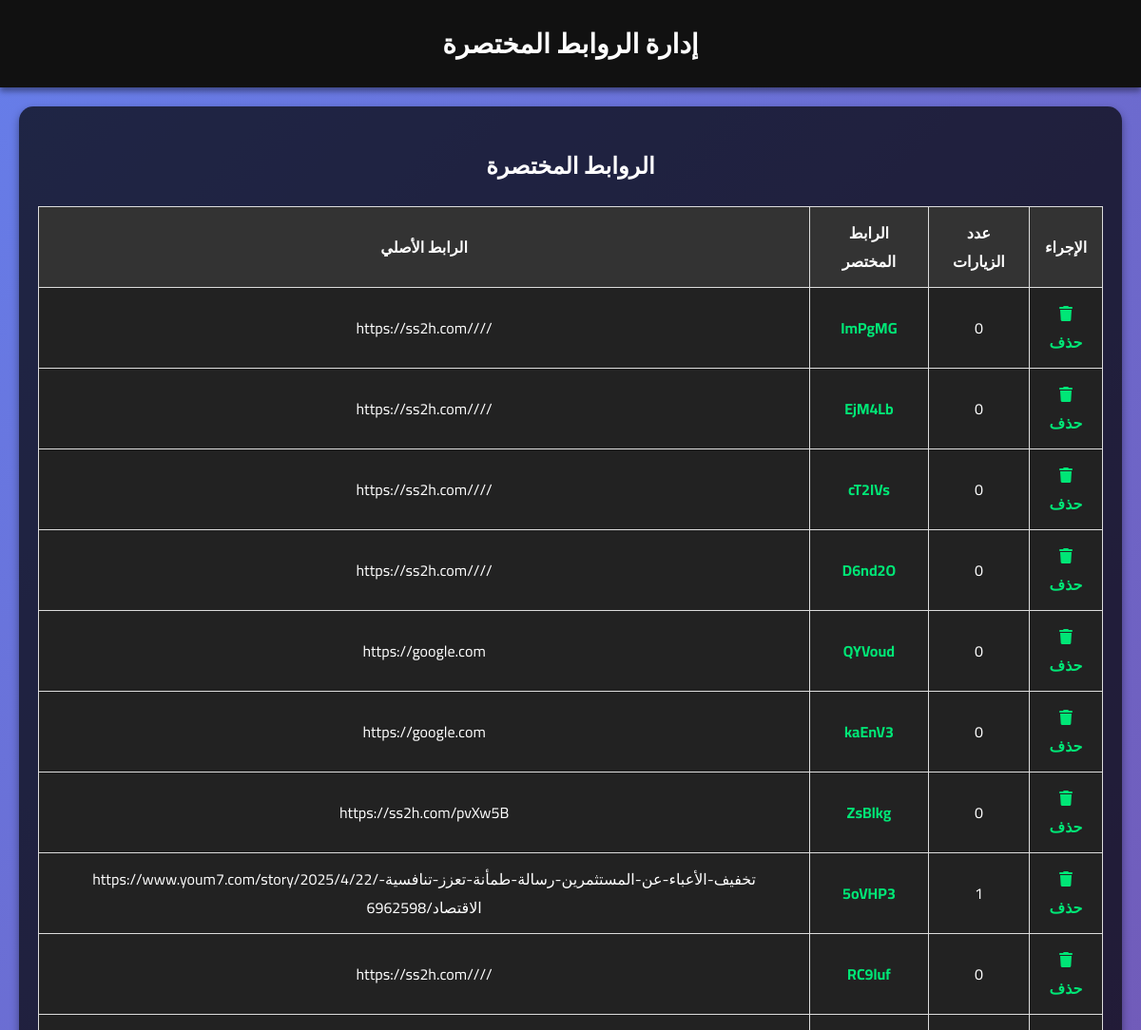
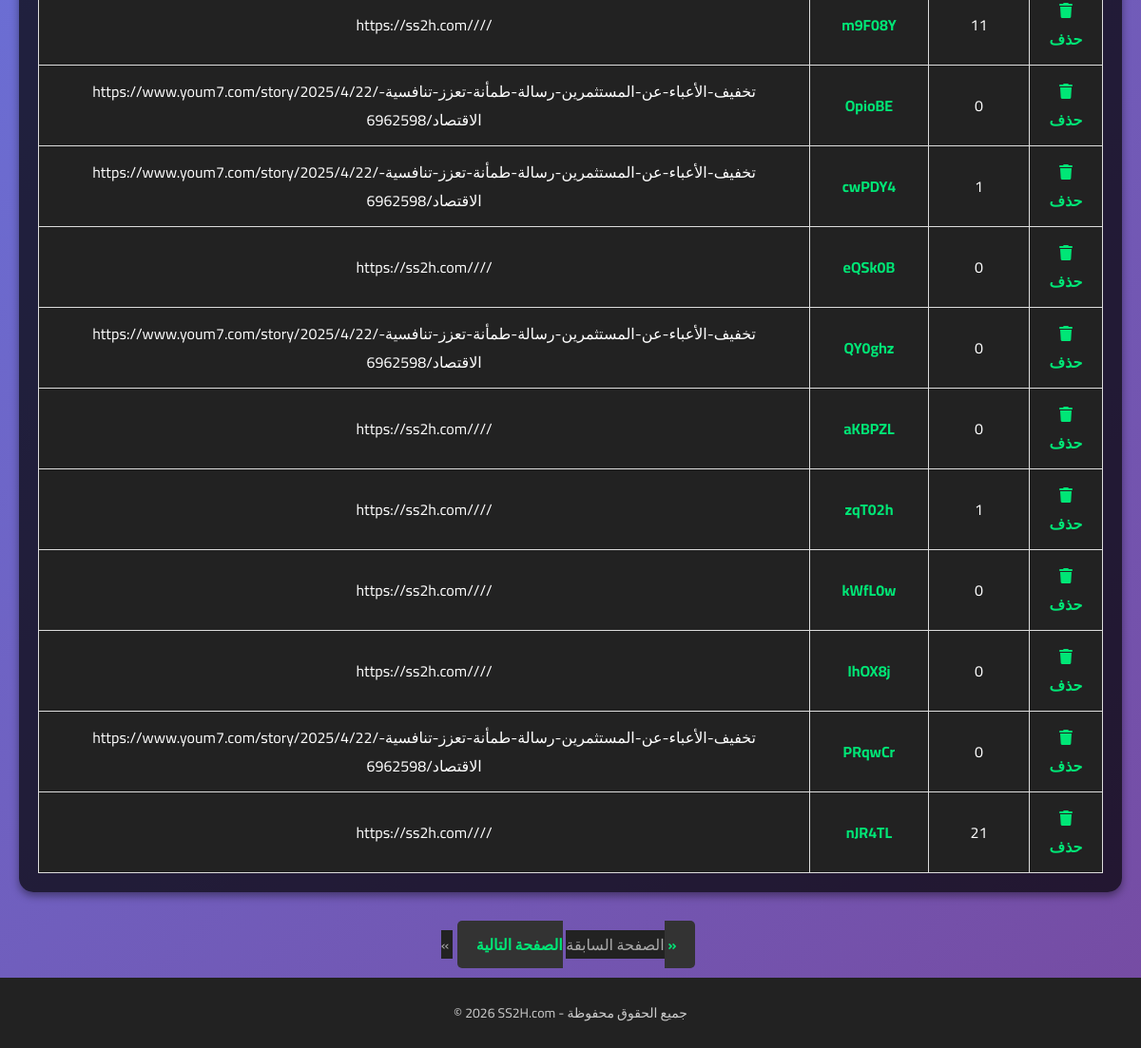
/admin/manage_links.php (signed in), run on the app's committed database (2 pictures, top to bottom).
### tables this page shows
CREATE TABLE `urls` (
  `id` int NOT NULL,
  `original_url` text NOT NULL,
  `short_code` varchar(10) NOT NULL,
  `user_id` int DEFAULT NULL,
  `visits` int DEFAULT '0'
);

### admin/manage_links.php (the view, shortened to what this page needs)
<?php
include '../db.php';
$links_per_page = 20;
$page = isset($_GET['page']) ? (int)$_GET['page'] : 1;
$offset = ($page - 1) * $links_per_page;
$query = "SELECT COUNT(*) AS total FROM urls";
$result = $conn->query($query);
$total_links = $result->fetch_assoc()['total'];
$query = "SELECT * FROM urls LIMIT $offset, $links_per_page";
$result = $conn->query($query);
$total_pages = ceil($total_links / $links_per_page);
?>
<!DOCTYPE html>
<html lang="ar">
<head>
    <link rel="stylesheet" href="https://cdnjs.cloudflare.com/ajax/libs/font-awesome/6.5.0/css/all.min.css">
</head>
<body>
<header>
    <h1>إدارة الروابط المختصرة</h1>
</header>
<div class="container">
    <div class="card">
        <h2>الروابط المختصرة</h2>
        <?php
        if ($result->num_rows > 0) {
            echo "<table>";
            echo "<tr><th>الرابط الأصلي</th><th>الرابط المختصر</th><th>عدد الزيارات</th><th>الإجراء</th></tr>";
            while ($row = $result->fetch_assoc()) {
                echo "<tr>";
                echo "<td>" . htmlspecialchars($row['original_url']) . "</td>";
                echo "<td><a href='" . htmlspecialchars($row['short_code']) . "' target='_blank'>" . htmlspecialchars($row['short_code']) . "</a></td>";
                echo "<td>" . htmlspecialchars($row['visits']) . "</td>";
                echo "<td><a href='delete_link.php?id=" . $row['id'] . "'><i class='fa fa-trash'></i> حذف</a></td>";
                echo "</tr>";
            }
            echo "</table>";
        } else {
            echo "<p class='no-data'>لا توجد روابط مختصرة في الوقت الحالي.</p>";
        }
        ?>
    </div>
    <div class="pagination">
        <?php if ($page > 1): ?>
            <a href="?page=<?php echo $page - 1; ?>">&laquo; الصفحة السابقة</a>
        <?php else: ?>
            <span class="disabled">&laquo; الصفحة السابقة</span>
        <?php endif; ?>
        <?php if ($page < $total_pages): ?>
            <a href="?page=<?php echo $page + 1; ?>">الصفحة التالية &raquo;</a>
        <?php else: ?>
            <span class="disabled">الصفحة التالية &raquo;</span>
        <?php endif; ?>
    </div>
</div>
<footer>
    <p>&copy; <?= date('Y') ?> SS2H.com - جميع الحقوق محفوظة</p>
</footer>
</body>
</html>

### admin/manage_links.php (style rules this page uses)
body { font-family: 'Cairo', sans-serif; background: linear-gradient(135deg, #667eea, #764ba2); color: #fff; margin: 0; padding: 0; display: flex; flex-direction: column; min-height: 100vh; }
header { padding: 20px; text-align: center; background-color: #111; box-shadow: 0 4px 6px rgba(0, 0, 0, 0.4); }
header h1 { margin: 0; font-size: 28px; color: #fff; }
.container { flex-grow: 1; padding: 20px; display: grid; grid-template-columns: 1fr; gap: 20px; }
.card { background-color: rgba(0, 0, 0, 0.7); padding: 20px; border-radius: 15px; text-align: center; color: #fff; box-shadow: 0 4px 8px rgba(0, 0, 0, 0.4); }
.card h2 { font-size: 24px; margin-bottom: 20px; }
.card table { width: 100%; border-collapse: collapse; margin-top: 20px; overflow-x: auto; }
.card table, .card th, .card td { border: 1px solid #ddd; }
.card th, .card td { padding: 12px; text-align: center; font-size: 16px; word-wrap: break-word; overflow-wrap: break-word; }
.card th { background-color: #333; color: #fff; }
.card td { background-color: #222; }
.card a { color: #00e676; font-weight: bold; text-decoration: none; }
footer { background-color: #222; text-align: center; padding: 10px; color: #ccc; font-size: 14px; }
.pagination { margin-top: 20px; text-align: center; }
.pagination a { color: #00e676; padding: 10px 20px; margin: 0 5px; text-decoration: none; font-weight: bold; background-color: #333; border-radius: 5px; }
.pagination .disabled { color: #aaa; background-color: #222; }

### data on the page
urls: original_url "https://ss2h.com////", short_code "ImPgMG", visits "0"
urls: original_url "https://ss2h.com////", short_code "EjM4Lb", visits "0"
urls: original_url "https://ss2h.com////", short_code "cT2IVs", visits "0"
urls: original_url "https://ss2h.com////", short_code "D6nd2O", visits "0"
urls: original_url "https://google.com", short_code "QYVoud", visits "0"
urls: original_url "https://google.com", short_code "kaEnV3", visits "0"
urls: original_url "https://ss2h.com/pvXw5B", short_code "ZsBlkg", visits "0"
urls: original_url "https://www.youm7.com/story/2025/4/22/تخفيف-الأعباء-عن-المستثمرين-رسالة-طمأنة-تعزز-تنافسية-الاقتصاد/6962598", short_code "5oVHP3", visits "1"
urls: original_url "https://ss2h.com////", short_code "RC9luf", visits "0"
urls: original_url "https://ss2h.com////", short_code "m9F08Y", visits "11"
urls: original_url "https://www.youm7.com/story/2025/4/22/تخفيف-الأعباء-عن-المستثمرين-رسالة-طمأنة-تعزز-تنافسية-الاقتصاد/6962598", short_code "OpioBE", visits "0"
urls: original_url "https://www.youm7.com/story/2025/4/22/تخفيف-الأعباء-عن-المستثمرين-رسالة-طمأنة-تعزز-تنافسية-الاقتصاد/6962598", short_code "cwPDY4", visits "1"
urls: original_url "https://ss2h.com////", short_code "eQSk0B", visits "0"
urls: original_url "https://www.youm7.com/story/2025/4/22/تخفيف-الأعباء-عن-المستثمرين-رسالة-طمأنة-تعزز-تنافسية-الاقتصاد/6962598", short_code "QY0ghz", visits "0"
urls: original_url "https://ss2h.com////", short_code "aKBPZL", visits "0"
urls: original_url "https://ss2h.com////", short_code "zqT02h", visits "1"
urls: original_url "https://ss2h.com////", short_code "kWfL0w", visits "0"
urls: original_url "https://ss2h.com////", short_code "IhOX8j", visits "0"
urls: original_url "https://www.youm7.com/story/2025/4/22/تخفيف-الأعباء-عن-المستثمرين-رسالة-طمأنة-تعزز-تنافسية-الاقتصاد/6962598", short_code "PRqwCr", visits "0"
urls: original_url "https://ss2h.com////", short_code "nJR4TL", visits "21"
